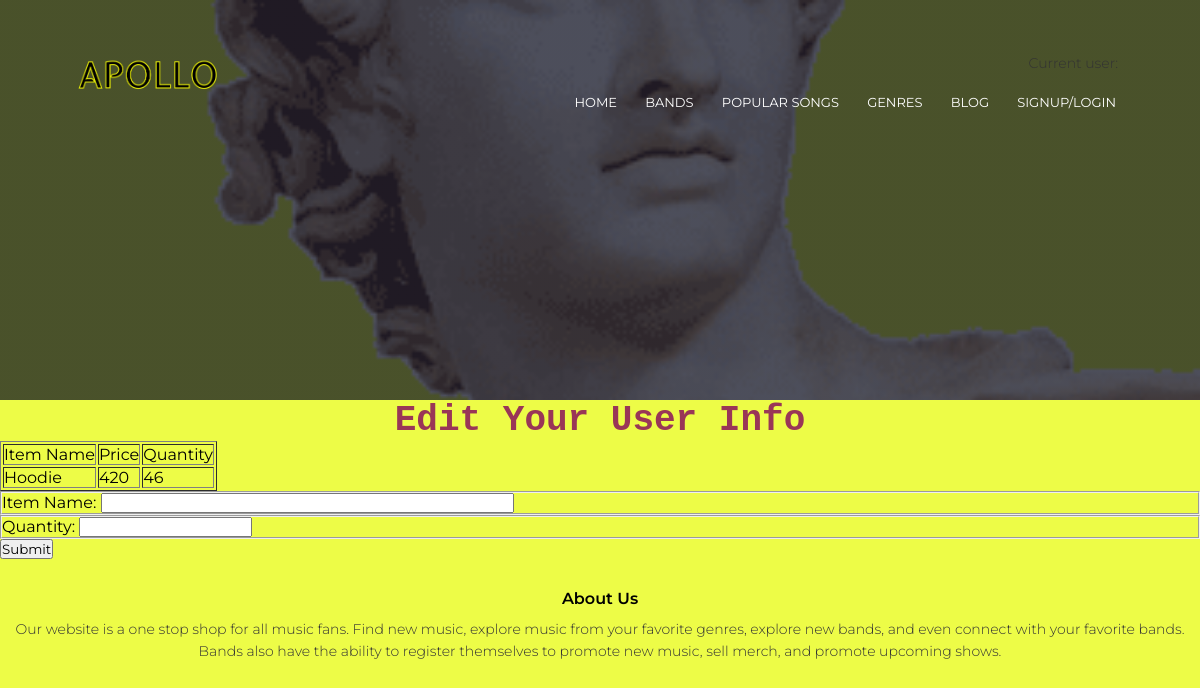
The page /buy-merch/1 on the database as committed earlier.
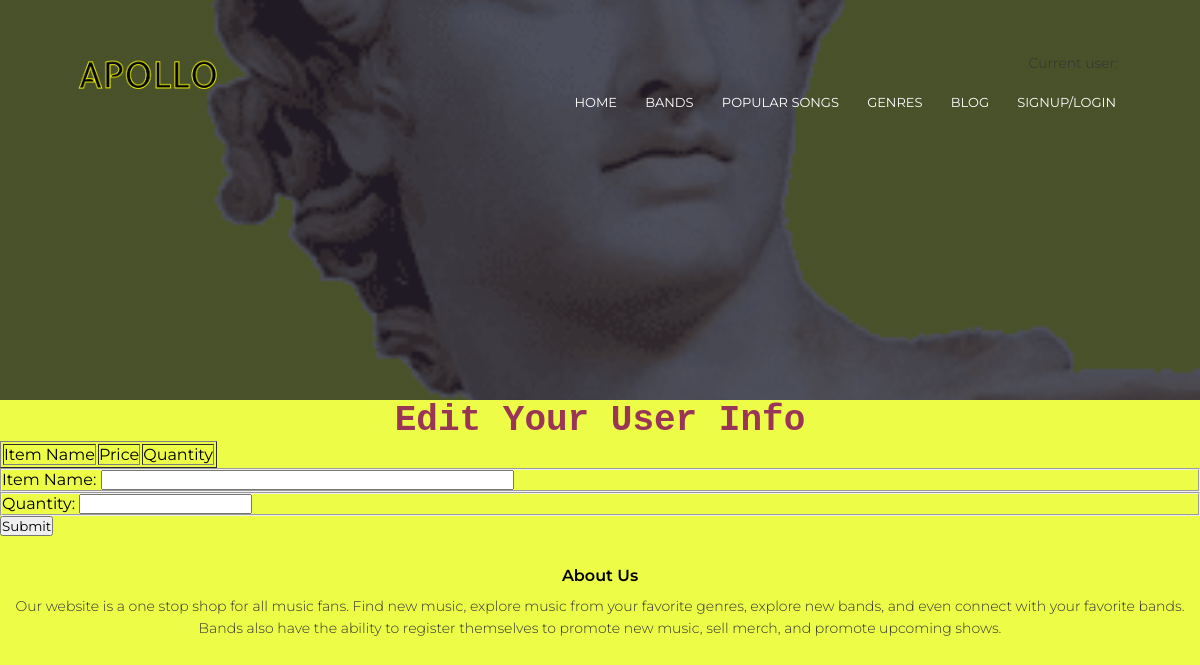
The same page on the database as committed later.
### models.py (models this page shows)
class Merchendise(db.Model):
    __tablename__ = 'merchendise'
    id = db.Column(db.Integer, primary_key=True)
    user_id = db.Column(db.Integer)
    item_name = db.Column(db.String(100))
    price = db.Column(db.Integer)
    quantity = db.Column(db.Integer)

### main.py (the view, shortened to what this page needs)
@main.route('/buy-merch/<int:uid>', methods=['GET','POST'])
def buy_merch(uid):
    all_merch = Merchendise.query.filter_by(user_id=uid)
    item_name = ' '
    quantity = ' '
    form = SellMerchForm(item_name='', quantity='')
    return render_template('sell-merch.html',form=form, rows=all_merch, bid=uid)

### main.py
class SellMerchForm(FlaskForm):
  item_name = StringField('Item Name: ', validators=[DataRequired()])
  quantity = StringField('Quantity: ', validators=[DataRequired()])
  submit = SubmitField('Submit')

### templates/sell-merch.html (shortened to what this page needs)
{% extends "header.html" %}
{% block content %}
<body style="background-color: #edfc47;">
    <h1 style="color:#993657; text-align: center; font-family: 'Courier New', monospace;"> Edit Your User Info
    </h1>
    <table border = 1>
        <thead>
           <td>Item Name</td>
           <td>Price</td>
           <td>Quantity</td>
        </thead>
        {% for row in rows %}
           <tr>
              <td>{{row["item_name"]}}</td>
              <td>{{row["price"]}}</td>
              <td> {{ row["quantity"]}}</td>
           </tr>
        {% endfor %}
     </table>
    <form method="POST">
        <fieldset class="form-field">
            {{ form.item_name.label }}
            {{ form.item_name(size=50) }}
        </fieldset>
        <fieldset class="form-field">
            {{ form.quantity.label }}
            {{ form.quantity }}
        </fieldset>
        {{ form.submit() }}
    </form>
</body>
{% endblock %}

Rows that differ between the two databases and show on the page:
removed Merchendise: item_name "Hoodie", price "420", quantity "46"
